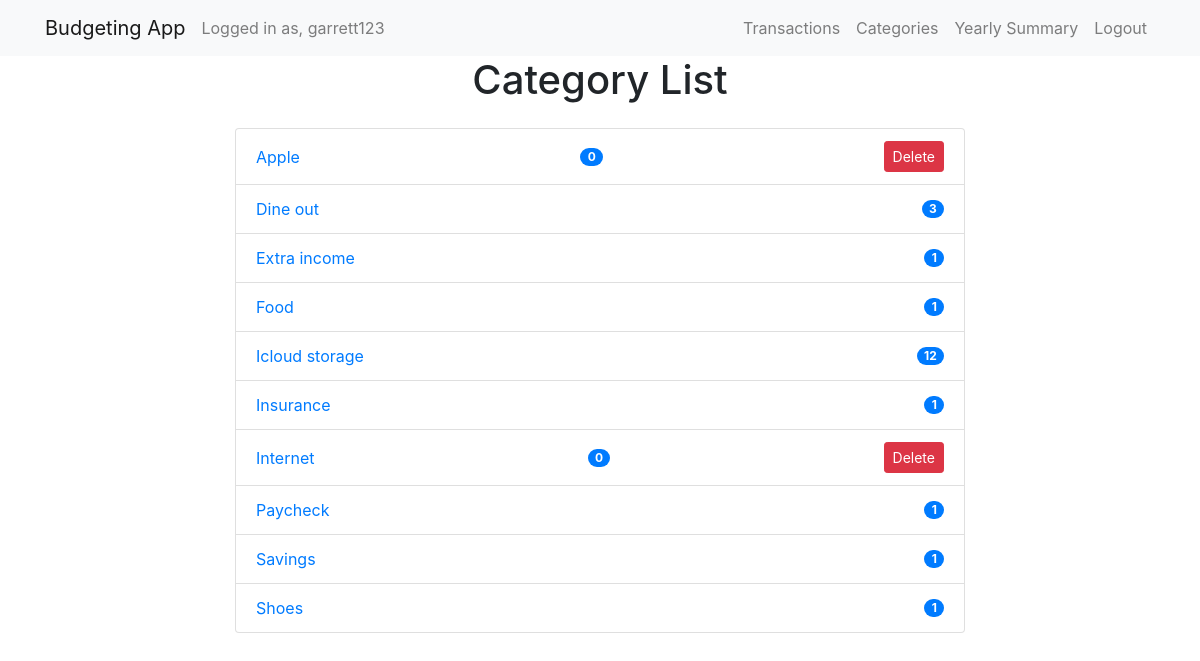
/category_list/ (signed in), run on an earlier commit of the app's database.
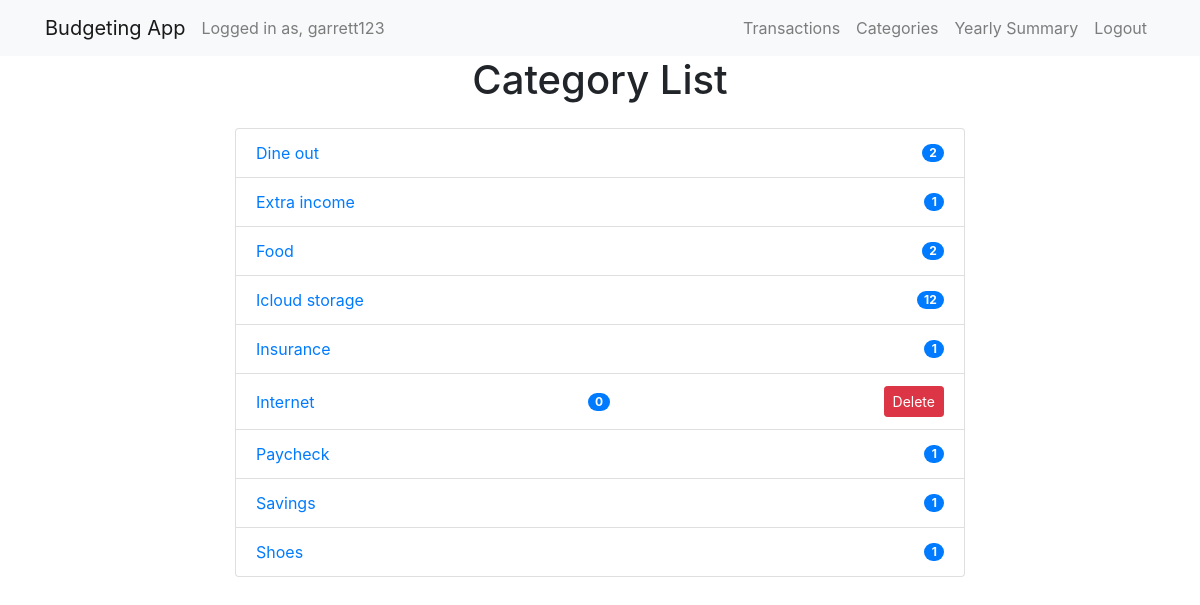
And on a later commit of the database.
### budget/models.py (models this page shows, shortened)
class Category(models.Model):
    user = models.ForeignKey(User, on_delete=models.CASCADE)
    name = models.CharField(max_length=255)

### budget/views.py (the view)
# urls.py: path('category_list/', views.category_list, name='category_list'),
@login_required
def category_list(request):
    categories = Category.objects.filter(user=request.user).annotate(transaction_count=Count('transaction')).order_by('name')
    return render(request, 'category_list.html', {'categories': categories})

### budget/context_processors.py (called while the page is built)
def default_year_month(request):
    current_date = datetime.now()
    default_year = current_date.year
    default_month = current_date.month
    return {
        'default_year': default_year,
        'default_month': default_month,
    }

### budget/templates/category_list.html (shortened to what this page needs)
{% extends 'layout.html' %}
{% load static %}
{% block content %}
<div class="container">
    <div class="row">
        <div class="col-md-8 offset-md-2">
            <h1 class="text-center mb-4">Category List</h1>
            <ul class="list-group">
                {% for category in categories %}
                <li class="list-group-item">
                    <div class="d-flex justify-content-between align-items-center">
                        <a href="{% url 'category_detail' category.id %}" class="text-decoration-none">{{ category.name }}</a>
                        <span class="badge badge-primary badge-pill">{{ category.transaction_count }}</span>
                        {% if category.transaction_count == 0 %}
                            <form action="{% url 'delete_category' category.id %}" method="post">
                                <button type="submit" class="btn btn-sm btn-danger">Delete</button>
                            </form>
                        {% endif %}
                    </div>
                </li>
                {% endfor %}
            </ul>
        </div>
    </div>
</div>
{% endblock %}

What changed in the data, as far as the page shows it:
removed Category: name "Apple", transaction_count "0", shows "Delete"
computed for Category "Dine out": transaction_count "3" → "2"
computed for Category "Food": transaction_count "1" → "2"
